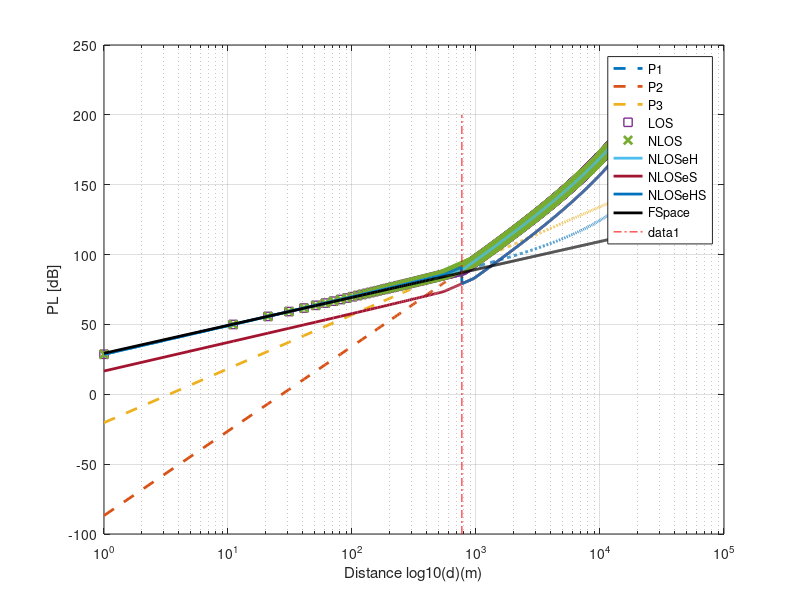
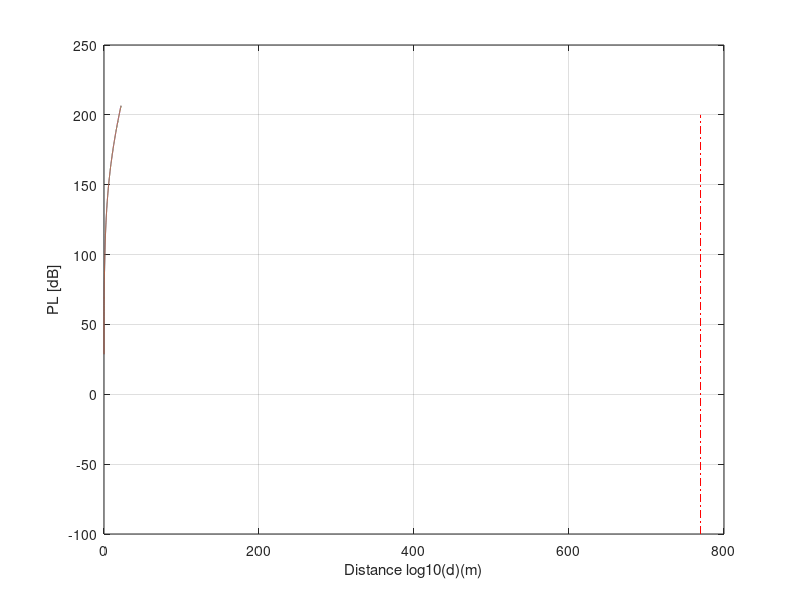

The MATLAB source for these figures, in order:
drange=1:10:22000;
fGHz=0.700;
 
 
%%% Constants
rmaH=5; % Avg Building heights
hBS=35;
hUT=1.5; % UT height
C=3e8;
dBP=2*pi*hBS*hUT*fGHz*1e9/C;


C1 = min(0.03*(rmaH^ 1.72), 10);
C2 = min(0.044*(rmaH^ 1.72), 14.77);
C3 = 0.002 * log10(rmaH);
W=20;
%%% nlos constansts
C4=161.04-7.1*log10(W)+7.5*log10(rmaH);
C5=-(24.37-3.7*(rmaH/hBS)^2)*log10(hBS);
C6=(43.42-3.1*log10(hBS));
C7=20*log10(fGHz)-(3.2*log10(11.75*hUT))^2-4.97;

%%% Evalate P1
indx=1;
P1=[];
P2=[];
LOS=[];
NLOS=[];
NLOSeH=[];
NLOSeS=[];
NLOSeHS=[];
FS=[];
for d=drange
    FS(indx)= 20*log10(d) + 20*log10(fGHz)+32.45;
    P1(indx)=20*log10(40*pi*d*fGHz/3)+C1*log10(d)-C2+C3*d;
    
    P2(indx)=P1(indx)+40*log10(d/dBP);
    
    P3(indx)=C4+C5+C6*(log10(d)-3)+C7;
    
    if d<dBP
        LOS(indx)=P1(indx);
    else
        LOS(indx)=P2(indx);
    end
    
    NLOS(indx)=max(LOS(indx),P3(indx));
    NLOSeH(indx)=max(LOS(indx),P3(indx)-12);
 NLOSeS(indx)=max(LOS(indx),P3(indx))-12;
   if d<dBP
       NLOSeHS(indx)=NLOS(indx);
   else
       NLOSeHS(indx)=NLOSeS(indx);
    end
 
    indx=indx+1;
end
bpline=[dBP,-100;dBP,200];

figure;
semilogx(drange ,P1,'LineStyle','--','LineWidth',2)  % d Normalized to 1km
hold all
semilogx(drange,P2,'LineStyle','--','LineWidth',2)  % d Normalized to 1km
semilogx(drange ,P3,'LineStyle','--','LineWidth',2)  % d Normalized to 1km

semilogx(drange ,LOS,'s','LineWidth',1)  % d Normalized to 1km
semilogx(drange ,NLOS,'x','LineWidth',2)  % d Normalized to 1km
semilogx(drange ,NLOSeH,'LineWidth',2)  % d Normalized to 1km
semilogx(drange ,NLOSeS,'LineWidth',2)  % d Normalized to 1km
semilogx(drange ,NLOSeHS,'LineWidth',2)  % d Normalized to 1km
semilogx(drange ,FS,'k','LineWidth',2);
grid on;


legend('P1','P2','P3','LOS','NLOS','NLOSeH','NLOSeS','NLOSeHS','FSpace');
h=line(bpline(:,1),bpline(:,2));
set(h,'Color',[1,0,0])
set(h,'LineStyle','-.');
ylabel('PL [dB]')
xlabel('Distance log10(d)(m)')



figure;

bpline=[dBP,-100;dBP,200];
plot(drange/1000 ,LOS)  % d Normalized to 1km
hold all
grid on
plot(drange/1000 ,NLOS)  % d Normalized to 1km
h=line(bpline(:,1),bpline(:,2));
set(h,'Color',[1,0,0])
set(h,'LineStyle','-.');
ylabel('PL [dB]')
xlabel('Distance log10(d)(m)')


